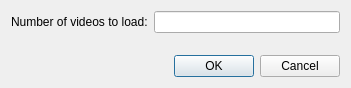
<?xml version="1.0" encoding="UTF-8"?>
<ui version="4.0">
 <class>StartDialog</class>
 <widget class="QDialog" name="StartDialog">
  <property name="geometry">
   <rect>
    <x>0</x>
    <y>0</y>
    <width>351</width>
    <height>88</height>
   </rect>
  </property>
  <property name="windowTitle">
   <string>Dialog</string>
  </property>
  <layout class="QGridLayout" name="gridLayout">
   <item row="0" column="0">
    <layout class="QFormLayout" name="formLayout">
     <item row="0" column="0">
      <widget class="QLabel" name="label">
       <property name="text">
        <string>Number of videos to load:</string>
       </property>
      </widget>
     </item>
     <item row="0" column="1">
      <widget class="QLineEdit" name="numVidBox">
       <property name="text">
        <string/>
       </property>
      </widget>
     </item>
    </layout>
   </item>
   <item row="1" column="0">
    <widget class="QDialogButtonBox" name="buttonBox">
     <property name="orientation">
      <enum>Qt::Horizontal</enum>
     </property>
     <property name="standardButtons">
      <set>QDialogButtonBox::Cancel|QDialogButtonBox::Ok</set>
     </property>
    </widget>
   </item>
  </layout>
 </widget>
 <resources/>
 <connections>
  <connection>
   <sender>buttonBox</sender>
   <signal>accepted()</signal>
   <receiver>StartDialog</receiver>
   <slot>accept()</slot>
   <hints>
    <hint type="sourcelabel">
     <x>248</x>
     <y>254</y>
    </hint>
    <hint type="destinationlabel">
     <x>157</x>
     <y>274</y>
    </hint>
   </hints>
  </connection>
  <connection>
   <sender>buttonBox</sender>
   <signal>rejected()</signal>
   <receiver>StartDialog</receiver>
   <slot>reject()</slot>
   <hints>
    <hint type="sourcelabel">
     <x>316</x>
     <y>260</y>
    </hint>
    <hint type="destinationlabel">
     <x>286</x>
     <y>274</y>
    </hint>
   </hints>
  </connection>
 </connections>
</ui>
